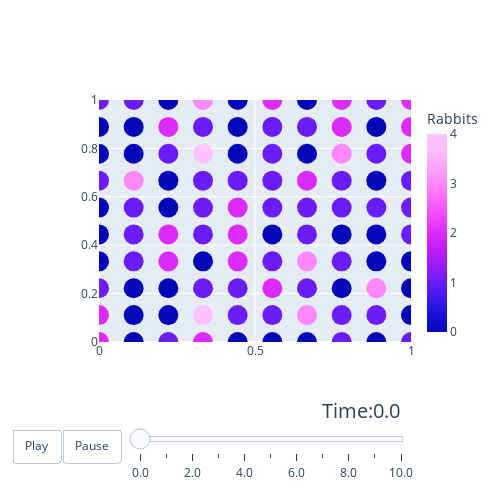

This figure's notebook cell:
### Markdown cell above
That plot is somewhat boring though, so lets plot the populations of `Rabbits` over time using Plotly anumation.

### Code cell
results.plot_species(
    # Set the target species to visualize
    species='Rabbits',
    
    # Set to True to use Plotly animation
    animated=True,
    
    # Set the size of the Particles
    size=20
)

### Figure 1 — Plotly figure (JSON) as saved in the notebook; plotly's stock layout.template omitted (floating-point values rounded to 4 significant figures)
{"data": [{"marker": {"color": [2, 2, 1, 0, 0, 0, 1, 0, 0, 1, 0, 0, 0, 1, 1, 1, 3, 0, 0, 1, 1, 0, 0, 2, 2, 0, 0, 1, 2, 0, 2, 4, 1, 0, 1, 1, 1, 4, 1, 3, 0, 1, 1, 2, 2, 2, 1, 0, 0, 0, 0, 1, 2, 1, 0, 1, 1, 1, 1, 2, 0, 3, 1, 3, 1, 1, 2, 0, 1, 0, 1, 1, 0, 1, 0, 1, 1, 3, 2, 2, 0, 1, 3, 0, 0, 1, 0, 1, 0, 1, 1, 0, 0, 0, 1, 1, 1, 2, 2, 2], "colorbar": {"thickness": 20, "title": {"text": "Rabbits"}}, "colorscale": [[0, "#0508b8"], [0.08333, "#1910d8"], [0.1667, "#3c19f0"], [0.25, "#6b1cfb"], [0.3333, "#981cfd"], [0.4167, "#bf1cfd"], [0.5, "#dd2bfd"], [0.5833, "#f246fe"], [0.6667, "#fc67fd"], [0.75, "#fe88fc"], [0.8333, "#fea5fd"], [0.9167, "#febefe"], [1, "#fec3fe"]], "size": 20}, "mode": "markers", "name": "Rabbits", "type": "scatter", "x": [0, 0, 0, 0, 0, 0, 0, 0, 0, 0, 0.1111, 0.1111, 0.1111, 0.1111, 0.1111, 0.1111, 0.1111, 0.1111, 0.1111, 0.1111, 0.2222, 0.2222, 0.2222, 0.2222, 0.2222, 0.2222, 0.2222, 0.2222, 0.2222, 0.2222, 0.3333, 0.3333, 0.3333, 0.3333, 0.3333, 0.3333, 0.3333, 0.3333, 0.3333, 0.3333, 0.4444, 0.4444, 0.4444, 0.4444, 0.4444, 0.4444, 0.4444, 0.4444, 0.4444, 0.4444, 0.5556, 0.5556, 0.5556, 0.5556, 0.5556, 0.5556, 0.5556, 0.5556, 0.5556, 0.5556, 0.6667, 0.6667, 0.6667, 0.6667, 0.6667, 0.6667, 0.6667, 0.6667, 0.6667, 0.6667, 0.7778, 0.7778, 0.7778, 0.7778, 0.7778, 0.7778, 0.7778, 0.7778, 0.7778, 0.7778, 0.8889, 0.8889, 0.8889, 0.8889, 0.8889, 0.8889, 0.8889, 0.8889, 0.8889, 0.8889, 1, 1, 1, 1, 1, 1, 1, 1, 1, 1], "y": [0, 0.1111, 0.2222, 0.3333, 0.4444, 0.5556, 0.6667, 0.7778, 0.8889, 1, 0, 0.1111, 0.2222, 0.3333, 0.4444, 0.5556, 0.6667, 0.7778, 0.8889, 1, 0, 0.1111, 0.2222, 0.3333, 0.4444, 0.5556, 0.6667, 0.7778, 0.8889, 1, 0, 0.1111, 0.2222, 0.3333, 0.4444, 0.5556, 0.6667, 0.7778, 0.8889, 1, 0, 0.1111, 0.2222, 0.3333, 0.4444, 0.5556, 0.6667, 0.7778, 0.8889, 1, 0, 0.1111, 0.2222, 0.3333, 0.4444, 0.5556, 0.6667, 0.7778, 0.8889, 1, 0, 0.1111, 0.2222, 0.3333, 0.4444, 0.5556, 0.6667, 0.7778, 0.8889, 1, 0, 0.1111, 0.2222, 0.3333, 0.4444, 0.5556, 0.6667, 0.7778, 0.8889, 1, 0, 0.1111, 0.2222, 0.3333, 0.4444, 0.5556, 0.6667, 0.7778, 0.8889, 1, 0, 0.1111, 0.2222, 0.3333, 0.4444, 0.5556, 0.6667, 0.7778, 0.8889, 1]}], "layout": {"height": 500, "scene": {"aspectmode": "data"}, "sliders": [{"active": 0, "currentvalue": {"font": {"size": 20}, "prefix": "Time:", "visible": true, "xanchor": "right"}, "len": 0.9, "pad": {"b": 10, "t": 50}, "steps": [{"args": [["0.0"], {"frame": {"duration": 500, "redraw": true}, "mode": "immediate", "transition": {"duration": 300}}], "label": "0.0", "method": "animate"}, {"args": [["1.0"], {"frame": {"duration": 500, "redraw": true}, "mode": "immediate", "transition": {"duration": 300}}], "label": "1.0", "method": "animate"}, {"args": [["2.0"], {"frame": {"duration": 500, "redraw": true}, "mode": "immediate", "transition": {"duration": 300}}], "label": "2.0", "method": "animate"}, {"args": [["3.0"], {"frame": {"duration": 500, "redraw": true}, "mode": "immediate", "transition": {"duration": 300}}], "label": "3.0", "method": "animate"}, {"args": [["4.0"], {"frame": {"duration": 500, "redraw": true}, "mode": "immediate", "transition": {"duration": 300}}], "label": "4.0", "method": "animate"}, {"args": [["5.0"], {"frame": {"duration": 500, "redraw": true}, "mode": "immediate", "transition": {"duration": 300}}], "label": "5.0", "method": "animate"}, {"args": [["6.0"], {"frame": {"duration": 500, "redraw": true}, "mode": "immediate", "transition": {"duration": 300}}], "label": "6.0", "method": "animate"}, {"args": [["7.0"], {"frame": {"duration": 500, "redraw": true}, "mode": "immediate", "transition": {"duration": 300}}], "label": "7.0", "method": "animate"}, {"args": [["8.0"], {"frame": {"duration": 500, "redraw": true}, "mode": "immediate", "transition": {"duration": 300}}], "label": "8.0", "method": "animate"}, {"args": [["9.0"], {"frame": {"duration": 500, "redraw": true}, "mode": "immediate", "transition": {"duration": 300}}], "label": "9.0", "method": "animate"}, {"args": [["10.0"], {"frame": {"duration": 500, "redraw": true}, "mode": "immediate", "transition": {"duration": 300}}], "label": "10.0", "method": "animate"}], "transition": {"duration": 300, "easing": "cubic-in-out"}, "x": 0.1, "xanchor": "left", "y": 0, "yanchor": "top"}], "updatemenus": [{"buttons": [{"args": [null, {"frame": {"duration": 500, "redraw": false}, "fromcurrent": true, "transition": {"duration": 300, "easing": "quadratic-in-out"}}], "label": "Play", "method": "animate"}, {"args": [[null], {"frame": {"duration": 0, "redraw": false}, "mode": "immediate", "transition": {"duration": 0}}], "label": "Pause", "method": "animate"}], "direction": "left", "pad": {"r": 10, "t": 87}, "showactive": false, "type": "buttons", "x": 0.1, "xanchor": "right", "y": 0, "yanchor": "top"}], "width": 500, "xaxis": {"range": [0, 1]}, "yaxis": {"range": [0, 1]}}}
